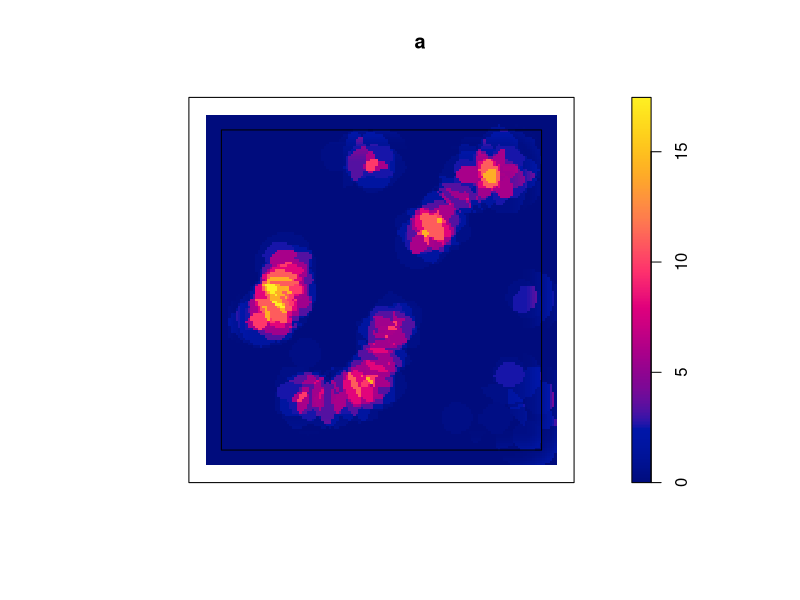
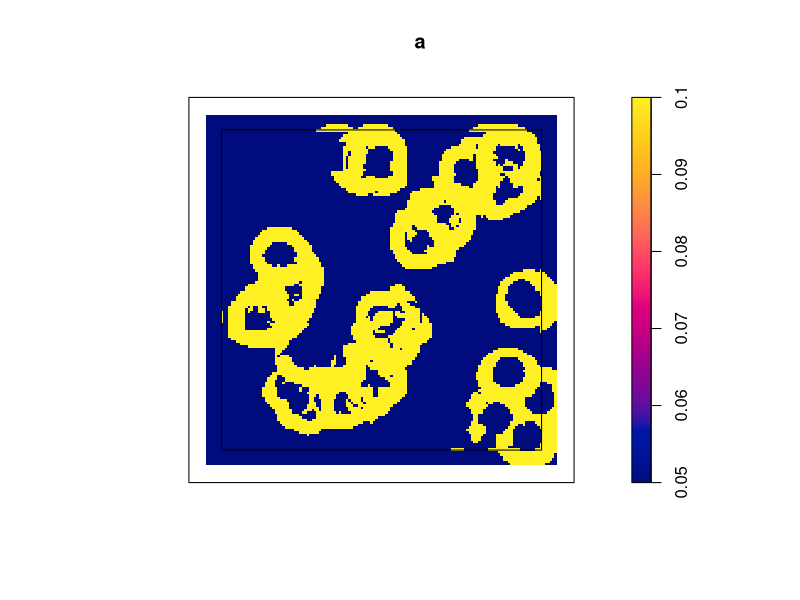

These charts were generated, in order, by the following R code:
library(spatstat)


### Name: plot.scan.test
### Title: Plot Result of Scan Test
### Aliases: plot.scan.test as.im.scan.test
### Keywords: htest spatial

### ** Examples

   if(interactive()) {
     a <- scan.test(redwood, seq(0.04, 0.1, by=0.01),
                    method="poisson", nsim=19)
   } else {
     a <- scan.test(redwood, c(0.05, 0.1), method="poisson", nsim=2)
   }
   plot(a)
   as.im(a)
   plot(a, what="radius")
